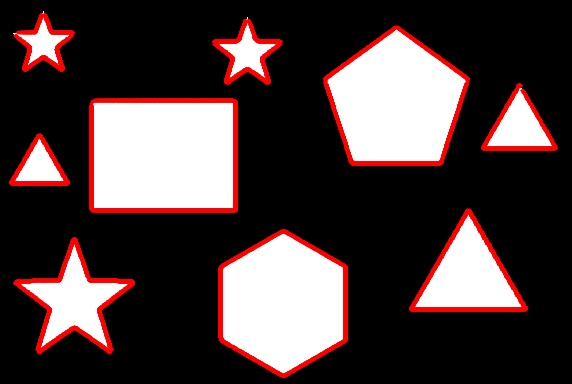
//> input picture outputImages/houghOutput.jpg, 572 x 384 px
$ ./20_houghBinary outputImages/houghOutput.jpg 100 100 100   (built with g++ and OpenCV 4)
//> lines starting //> are read from the running program, lines starting //| are printed output that depends on the picture; after the words box and inside, x2 and y2 are one past the last pixel; in counts of white or black regions, pixels touching at a corner belong together
#include <iostream>
#include <cmath>
#include "opencv2/highgui.hpp"
#include "opencv2/imgproc.hpp"

using namespace std;
using namespace cv;

#define BIN_WIDTH 1
#define NUM_BINS 180 / BIN_WIDTH

/* === PARAMS FOR CANNY EDGE DETECTION === */

#define KERNEL_SIZE 3
#define THRESHOLD 50
#define RATIO 3

//This function implements canny edge detection and initializes an image with edges. Input image is a grayscale
void detectEdge(Mat& in, Mat& out);

//This funtion is used to convert the polar values (r, theta) to cartesian coordinates and initializes 2 points to draw a line
void polarToCartesian(double rho, int theta, Point& p1, Point& p2, int maxDistance);

//These functions are used to implement canny edge detection algorithm
void GaussianFilterCreation(float GKernel[][5]);
int convolution_for_8_bit_mat(Mat& inputImage, Mat& outputImage, Mat& kernel);
int convolution_for_32_bit_mat(Mat& inputImage, Mat& outputImage, Mat& kernel);
void gaussianBlurring(Mat& inputImage, Mat& outputImage);
void edgesX(Mat& inputImage, Mat& edgeImage);
void edgesY(Mat& inputImage, Mat& edgeImage);
Mat computeGradientMagnitude(Mat& edges_along_X, Mat& edges_along_Y);
double pi();
Mat gradientDirection(Mat& edges_along_X, Mat& edges_along_Y);
Mat non_max_suppression(Mat& magnitude, Mat& direction);
Mat threshold(Mat& non_max, int low, int high, int weak);
Mat hysteresis(Mat& doubleThresholdedImage, int weak);

//===================================================================

//This function save the output to an image file.
void saveImageToFile(Mat& image, std::string fileName);

//This function is used to draw finite lines. The line connecting p1 and p2 is iterated to find the presense of object in edgeImage.
//The parameters requierd are minimum line length that can be drawn and maximum gap between two objects along a same line
void drawFiniteLine(Mat edgeImage, Mat& outputImage, Point& p1, Point& p2, int minLength, int maxGap);

//This function calculates the euclidiean distance between the 2 points.
int getDistance(Point p1, Point p2);

//Converts BGR image into grayscale image
void convertToGray(const cv::Mat& inputImage, cv::Mat& outputImage);
/*=========================================================*/

int main(int argc, char** argv) {

    int i, j;
    int theta;      // parameter for cartesian to polar
    double rho;     // distance parameter

    Mat input;

    //Accept inputs from the command line
    if(argc < 5) {
        printf("USAGE: ./houghExec [fileName] [line threshold] [min line length] [max gap in lines] \n");
        return EXIT_FAILURE;
    }

    int lineThreshold = atoi(argv[2]);
    int minLength = atoi(argv[3]);
    int maxGap = atoi(argv[4]);

    input = imread(argv[1]);  //Color image input to plot colored line in output.
//> input is the input picture: 384 rows x 572 cols, CV_8UC3; mean B, G, R 62.4, 62.4, 77.7

    //Declare the Mat objects
    Mat grayImage = Mat::zeros(input.rows, input.cols, CV_8UC1);
    Mat edges = Mat::zeros(grayImage.rows, grayImage.cols, CV_8UC1);
    Mat finiteOutput = Mat::zeros(grayImage.rows, grayImage.cols, CV_8UC1);
    Mat infiniteOutput = Mat::zeros(grayImage.rows, grayImage.cols, CV_8UC1);

    //Convert the BGR image to grayscale.
    convertToGray(input, grayImage);
//> after the loop in convertToGray, `for(int row=0; row < inputImage.rows; row++ )`:
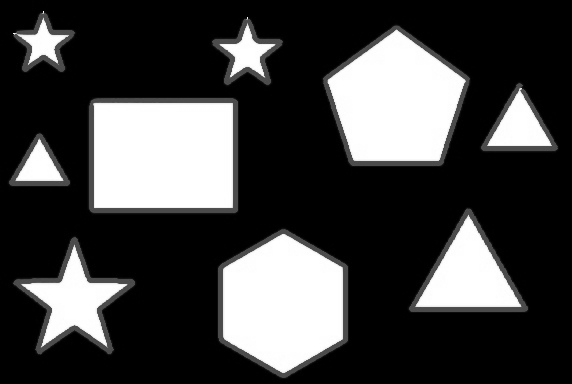
//> outputImage: 384 rows x 572 cols, CV_8UC1; min 0, max 255, mean 66.9
//> after the loop in convertToGray, `for(int row=0; row < inputImage.rows; row++ )`: B = 0

    //Compute the length of diagonal
    int maxDistance = hypot(grayImage.rows, grayImage.cols);
//> maxDistance = 688

    // matrix of votes
    Mat votes = Mat::zeros(2 * maxDistance, NUM_BINS, CV_8U);

    detectEdge(grayImage, edges);
//> in detectEdge, `Canny(out, out, 80, 240, KERNEL_SIZE);`:
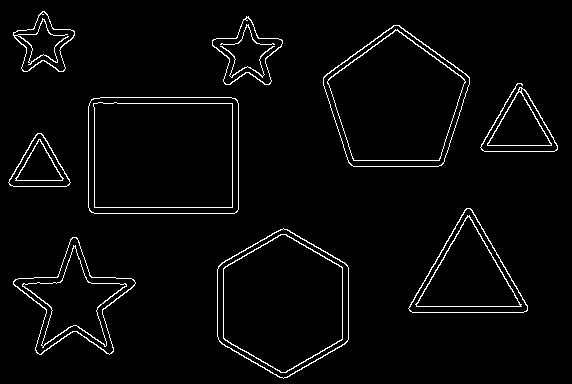
//> out: 384 rows x 572 cols, CV_8UC1; 3.1% white in thin lines or dots

    // vote
    for(i = 0; i < edges.rows; ++i) {
        for(j = 0; j < edges.cols; ++j) {

            if(edges.at<uchar>(i, j) == 255) {

                // limits for theta: [-90, 90]
                for(theta = 0; theta <= 180; theta += BIN_WIDTH) {

                    rho = round(j * cos((theta - 90)*pi()/180) + i * sin((theta - 90)*pi()/180)) + maxDistance;
                    //cout << rho << " ";
                    votes.at<uchar>(rho,theta)+=1;
                }
            }
        }
    }
//> this loop made 384 passes
//> rho on passes 1 to 3: 0, 0, 0
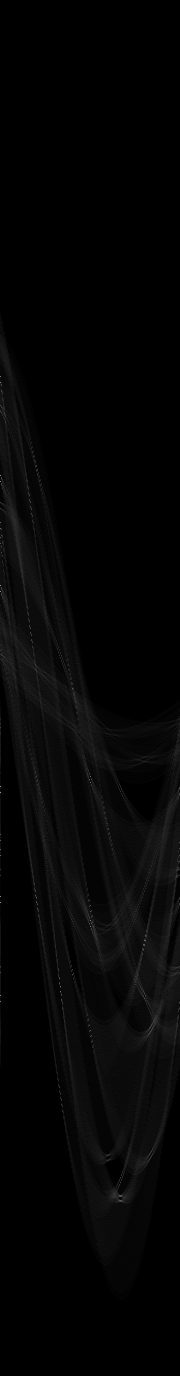
//> votes: 1376 rows x 180 cols, CV_8UC1; min 0, max 143, mean 4.9
//> after the loop, rho = 1066

    infiniteOutput = input.clone();
    finiteOutput = input.clone();
    // find peaks
    for(i = 0; i < votes.rows; ++i) {
        for(j = 0; j < votes.cols; ++j) {

            if(votes.at<uchar>(i,j) >= lineThreshold) {

                rho = i - maxDistance;
                theta = j - 90;
                //cout << "found line with rho = " << rho << " and theta = " << theta << "\n";

                // Convert the polar form of line into cartesian
                Point p1, p2;        // 2 points to describe the line

                polarToCartesian(rho, theta, p1, p2, maxDistance);
                cout << "P1: " << p1 << ", P2: " << p2 << endl;

                drawFiniteLine(edges, finiteOutput, p1, p2, minLength, maxGap);

                line(infiniteOutput, p1, p2, Scalar(0, 0, 255), 1, LINE_AA);

            }
        }
    }
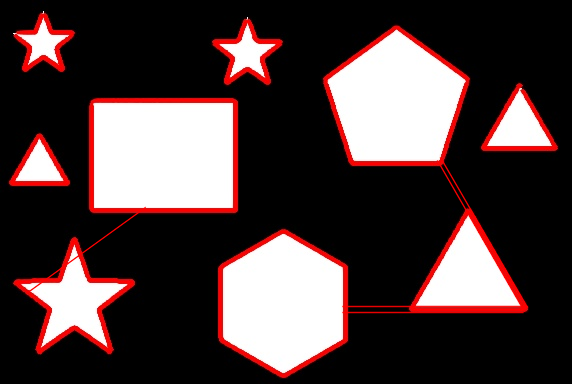
//> finiteOutput: 384 rows x 572 cols, CV_8UC3; 1.05% of pixels changed, all inside (x1, y1, x2, y2) = (26, 157, 529, 314)
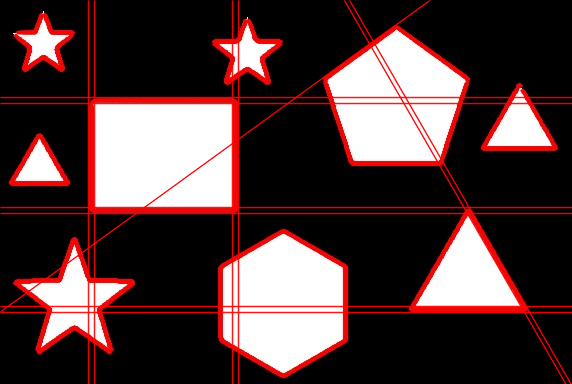
//> infiniteOutput: 384 rows x 572 cols, CV_8UC3; 8.16% of pixels changed, all inside (x1, y1, x2, y2) = (0, 0, 572, 384)
//> after the loop, rho = 313; theta = -90

    imshow("grayImage image", grayImage);
    imshow("Edge detector output", edges);
    imshow("infinite line output image", infiniteOutput);
    imshow("finite line output image", finiteOutput);

    saveImageToFile(finiteOutput, "../../outputImages/houghOutput.jpg");

    waitKey(0);


    return 0;
}

void detectEdge(Mat& in, Mat& out) {

  blur(in, out, Size(3, 3));

  Canny(out, out, 80, 240, KERNEL_SIZE);
}

void drawFiniteLine(Mat edgeImage, Mat& outputImage, Point& p1, Point& p2, int minLength, int maxGap){

  int currentLength=0, currentGap=0, startFlag=0, stopFlag=0;
  Point QStart, QStop, Qprev;

  LineIterator it(edgeImage, p1, p2);

  for(int i=0; i < it.count; ++i, ++it){

    if(i==0)
      continue;

    int pixelValue = (int)edgeImage.at<uchar>(it.pos());
    //cout << "[" << it.pos().x-1 << ", " << it.pos().y << "], " << "Value: " << pixelValue;

    if(pixelValue!=0){
      //cout << "\nFound a pixel: "  << it.pos() << ", Value: " << pixelValue << "currentLength: " << currentLength << endl;

      if(startFlag==0){

        QStart = it.pos();
        Qprev = QStart;
        startFlag = 1;
      }

      cout << "Qstart: "<< QStart <<", Qprev: " << Qprev << "Current pos: " << it.pos() << endl;

      if(startFlag==1)
      {
        if((getDistance(Qprev, it.pos()))>maxGap){

          QStop = Qprev;
          startFlag=0;

          if(i==it.count)
            QStop = Qprev;

          if(getDistance(QStart, QStop)>=minLength){

            line(outputImage, QStart, QStop, Scalar(0, 0, 255), 1, LINE_AA);

          }

        }

      }

      Qprev = it.pos();

    }
  }
}

int getDistance(Point p1, Point p2){

  int x1 = p1.x, x2 = p2.x, y1 = p1.y, y2 = p2.y;

  return (sqrt(pow((x2-x1), 2) + pow((y2-y1), 2)));
}


void polarToCartesian(double rho, int theta, Point& p1, Point& p2, int maxDistance) {

  int x0 = cvRound(rho * cos(theta*pi()/180));
  int y0 = cvRound(rho * sin(theta*pi()/180));

  p1.x = cvRound(x0 + maxDistance * (-sin(theta*pi()/180)));
  p1.y = cvRound(y0 + maxDistance * (cos(theta*pi()/180)));

  p2.x = cvRound(x0 - maxDistance * (-sin(theta*pi()/180)));
  p2.y = cvRound(y0 - maxDistance * (cos(theta*pi()/180)));
}

/*
* Function: convertToGray
  * InputImage data type- CV_8UC3, outputImage data type - CV_8UC1
  * Converts BGR image into grayscale image

*/
void convertToGray(const cv::Mat& inputImage, cv::Mat& outputImage){

  int B, G, R;

  for(int row=0; row < inputImage.rows; row++ ){
    for(int col=0; col < inputImage.cols; col++){

      B = (int)inputImage.at<cv::Vec3b>(row,col)[0];
      G = (int)inputImage.at<cv::Vec3b>(row,col)[1];
      R = (int)inputImage.at<cv::Vec3b>(row,col)[2];

            outputImage.at<uint8_t>(row, col) = (int)(0.299*R + 0.587*G + 0.114*B); //GrayScale
        }
  }
}

// [34 lines of commented-out code are left out]

// [165 lines left out: functions GaussianFilterCreation, convolution_for_8_bit_mat, convolution_for_32_bit_mat, gaussianBlurring, edgesX, edgesY and 1 more, not called in this run]

double pi(){
    return std::atan(1)*4;
}

// [183 lines left out: functions gradientDirection, non_max_suppression, threshold, hysteresis, not called in this run]

void saveImageToFile(Mat& image, std::string fileName){

    imwrite(fileName, image);
    std::cout << "Output image saved as: " << fileName << std::endl;
}
